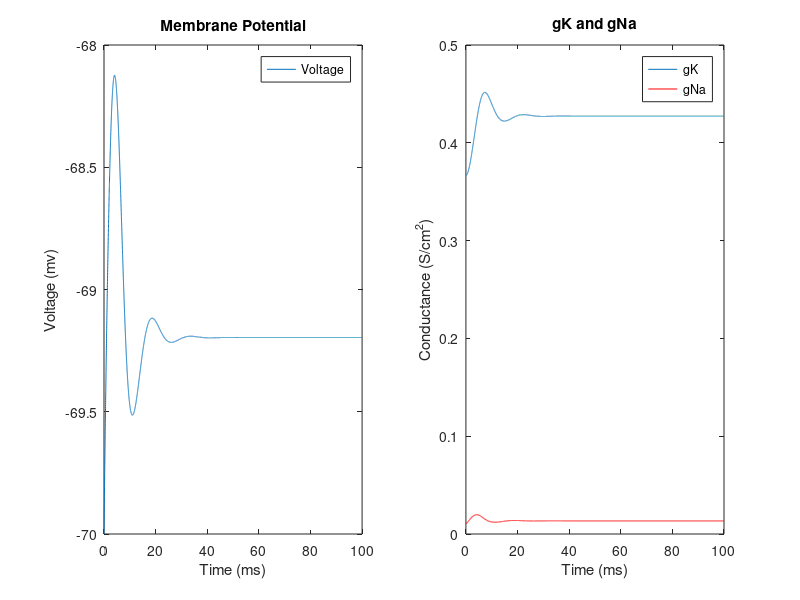

MATLAB code for this plot:
%Timecourse - Simulation time with timesteps 
simulT = 100; %miliseconds
dT = .01; %Time Interval
t= 0:dT:simulT;  %Starting from 0 to 100 at timestep of dT


%Injected Current ( affects the change in voltage) - Constant Current
I = zeros(1, length(t))    
I(1:end) = 1; %Setting from 1 to end; 
%the corresponding values of the current input for each timestep is set to one.



%Parameter Constants (Provided in the Modeling Phase1 document)
gbar_K = 36;   %maximum Conductance of K+
gbar_Na = 120; %maximum Conductance of Na+
gbar_L = 0.3; %maximum Conductance of Leakage
E_K = -12; %Nernst Voltage of K+
E_Na = 115; %Nernst Voltage of NA+
E_L = 10.6; %Nernst Voltage of Leakage
C_m = 1; %Membrane Capacitance

%Initial Condition & Gating Variables (Provided in the Modeling Phase1 document)
V_m = 0;    %initial voltage set to zero

%gating variables have no units
alpha_m = 0.1 * ( (25-V_m) / (exp((25-V_m)/10)-1) ); %probability of alpha_m 
beta_m = 4 * exp(-V_m/18); %probability of beta_m 
alpha_n = 0.01 * ( (10-V_m) / (exp((10-V_m)/10)-1) ); %probability of alpha_n 
beta_n = 0.125 * exp(-V_m/80) ; %probability of beta_n
alpha_h = 0.07 * exp(-V_m/20) ;  %probability of alpha_h 
beta_h = 1/ (exp((30-V_m)/10) +1); %probability of beta_h 

m(1) = alpha_m / (alpha_m + beta_m); %probability of channel open and let ions flow for m
n(1) = alpha_n / (alpha_n + beta_n);%probability of channel open and let ions flow for n
h(1) = alpha_h / (alpha_h + beta_h);%probability of channel open and let ions flow for h

for i = 1:length(t)-1 %For indexing until 10000, one has to substract 1.
    %for loop is used to take information from previous timestep and also
    %multiplying timestep by given function and constant.
    %Gating variables at each timestep 
    %The same gating variables listed above. The variables are calculated
    %at each timestep.
    alpha_m(i) = 0.1 * ( (25-V_m(i)) / (exp((25-V_m(i))/10)-1) ); 
    beta_m(i) = 4 * exp(-V_m(i)/18);
    alpha_n(i) = 0.01 * ( (10-V_m(i)) / (exp((10-V_m(i))/10)-1) );
    beta_n(i) = 0.125 * exp(-V_m(i)/80) ;
    alpha_h(i) = 0.07 * exp(-V_m(i)/20) ; 
    beta_h(i) = 1/ (exp((30-V_m(i))/10) +1);
    
    %Currents (Provided in the Modeling Phase1 document)
    I_Na = (m(i)^3 * gbar_Na * h(i) * (V_m(i) - E_Na)); %Current for Na+ ions
    I_K = (n(i)^4 * gbar_K * (V_m(i) - E_K));%Current for K+ ions
    I_L = gbar_L * (V_m(i) - E_L);%Current for leakage
    I_ion = I(i) - I_K - I_Na - I_L;%Current for ions
    
    %First order approximation using Euler's Method
    V_m(i+1) = V_m(i) + dT * I_ion/C_m;
    n(i+1) = n(i) + dT * (alpha_n(i) * (1-n(i)) - beta_n(i) * n(i));
    m(i+1) = m(i) + dT * (alpha_m(i) * (1-m(i)) - beta_m(i) * m(i));
    h(i+1) = h(i) + dT * (alpha_h(i) * (1-h(i)) - beta_h(i) * h(i));
    %The values of n(i+1), m(i+1), and h(i+1) are dependent on the previous
    %values of n(i), m(i), and h(i) respectively. 
    %These correspond to the derivates listed on the Modeling Phase1
    %document

    
end

V_m = V_m - 70;   %The resting membrane potential is set by subtracting 70mV from the
%intial voltage value

%Plot Membrane Potential.
subplot(1, 2, 1)  %Refer to the left figure  
plot (t, V_m)  %Plot membrane voltage over duration of time 
legend ({'Voltage'}) % Boxed fonts representing the line of graph
xlabel('Time (ms)')  %X-axis with Time in miliseconds
ylabel('Voltage (mv)') %Y-axis with Voltage in milivolts
title('Membrane Potential') % Title of the graph

%Plot Conductances.
subplot(1, 2, 2) %Refer to the right figure 
P1 = plot(t,gbar_K * n.^4); %Plot K+ conductance over duration of time
hold on %Allow to hold two distinguished lines on the same graph.
P2 = plot(t, gbar_Na * (m.^3).*h, 'r'); %Plot Na+ conductance over duration of time
legend([P1,P2], 'gK', 'gNa') % Boxed fonts representing each line of graph
xlabel('Time (ms)')   %X-axis with Time in miliseconds
ylabel('Conductance (S/cm^2)') %Y-axis with Conductance in S/cm^2
title ('gK and gNa')  % Title of the graph